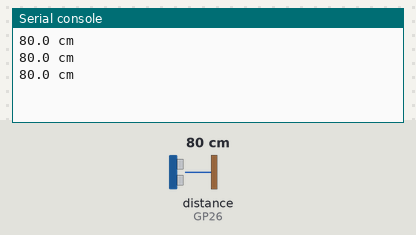
The program below on a simulated Raspberry Pi Pico running MicroPython. Parts: the last lines printed to the serial console. The inputs (shaded band) are chosen by the test bench; at power-on: distance to the obstacle (sensor on GP26) 80 cm. The echo pulse lasts 58.3 µs per cm.

Above: at 1.2 s.
1.3 s: distance to the obstacle (sensor on GP26) set to 2 cm
At 1.9 s:
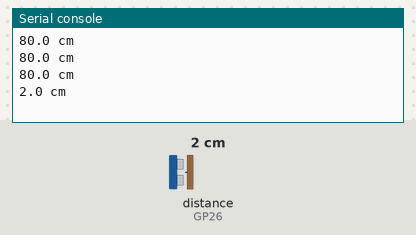
2.8 s: distance to the obstacle (sensor on GP26) set to 4 cm
At 3.4 s:
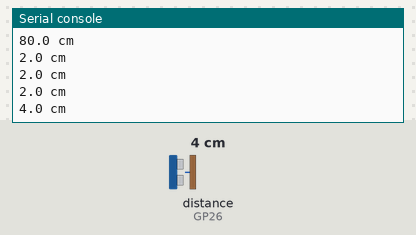
Timing chart, 0 to 5.8 s (numbered marks = the images above; inputs shaded):
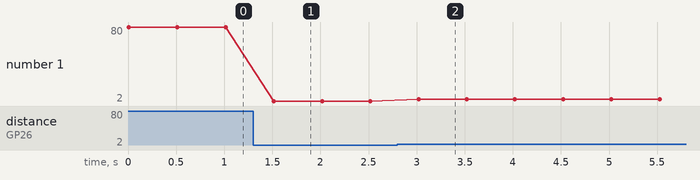

The program:

s24_distance.py
```python
# Distance with the HC-SR04: Trig = GP27, Echo = GP26
from machine import Pin, time_pulse_us
import time

trig = Pin(27, Pin.OUT, value=0)
echo = Pin(26, Pin.IN)


def distance_cm():
    """Distance in cm, or 999 when no echo comes back."""
    trig.value(0)
    time.sleep_us(2)
    trig.value(1)
    time.sleep_us(10)                 # a 10 us pulse starts
    trig.value(0)                     # one measurement
    t = time_pulse_us(echo, 1, 30000) # echo time in us
    if t < 0:                         # no echo within 30 ms
        return 999
    return t * 0.0343 / 2


while True:
    print(round(distance_cm(), 1), "cm")
    time.sleep(0.5)
```

Measured:
- after the input at 1.3 s, the serial console: prints a new line after 0.22 s (image 1)
- after the input at 2.8 s, the serial console: prints a new line after 0.22 s (image 2)
- plotted number 1: 80 → 2 after the input at 1.3 s, 2 → 4 after the input at 2.8 s
